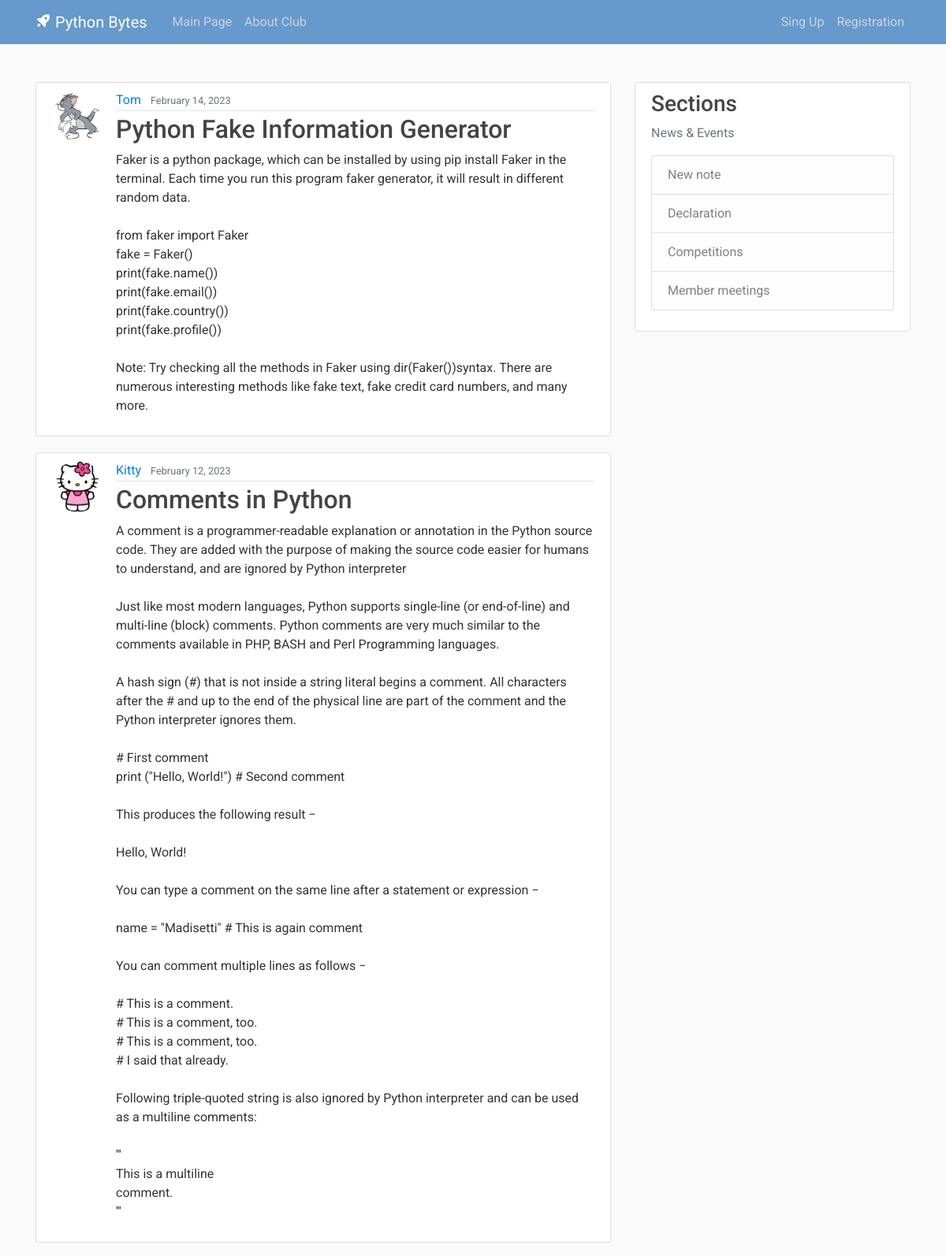
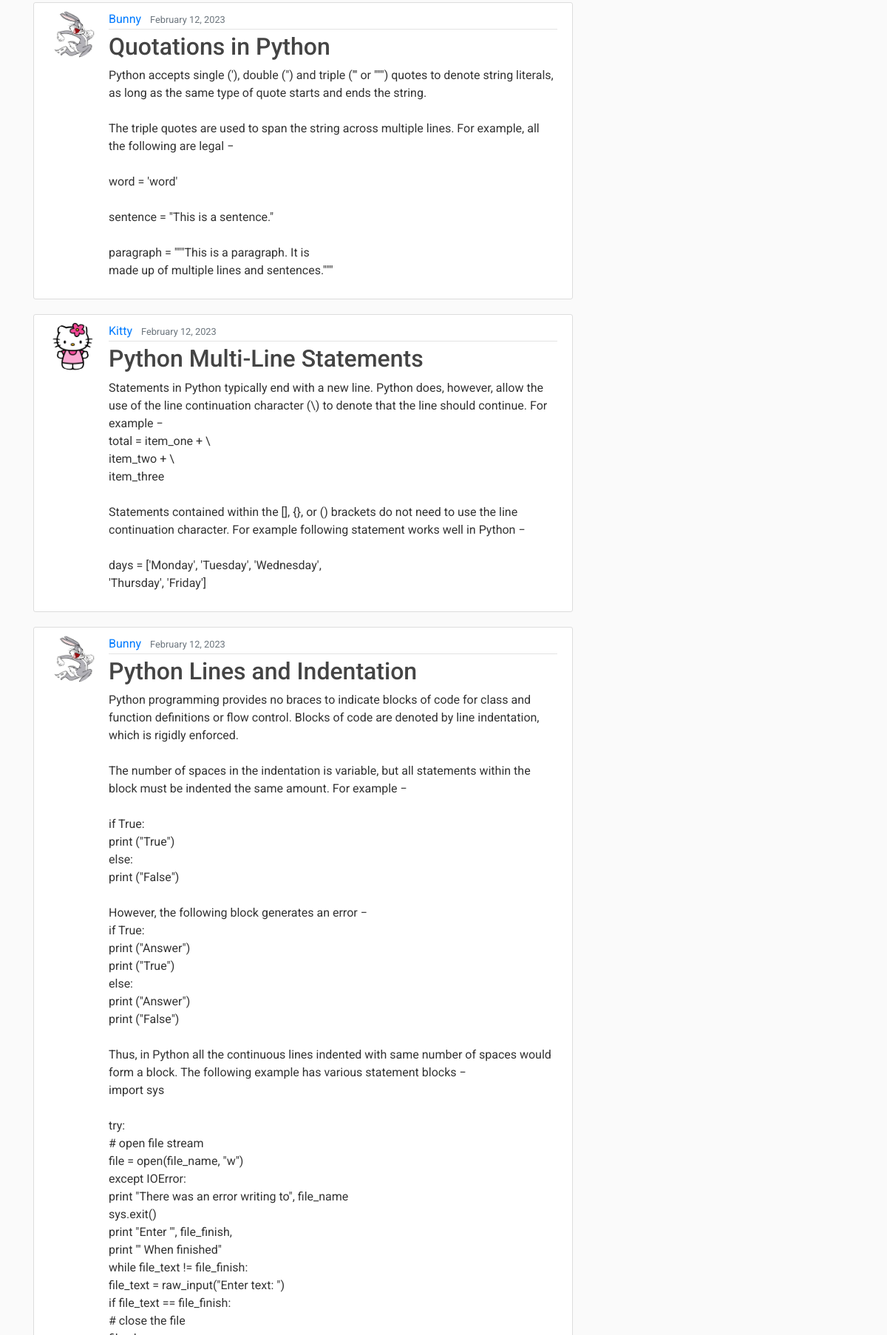
The page / (upper part) on the database its author committed (2 pictures, top to bottom).
### blog/models.py (models this page shows, shortened)
class Post(models.Model):
    title = models.CharField(max_length=100)
    content = models.TextField()
    date_posted = models.DateTimeField(default=timezone.now)
    author = models.ForeignKey(User, on_delete=models.CASCADE)

### users/models.py (models this page shows, shortened)
class Profile(models.Model):
    user = models.OneToOneField(User, on_delete=models.CASCADE)
    image = models.ImageField(default='default.jpg', upload_to='profile_pics')

### blog/views.py (the view)
# urls.py: path('', PostListView.as_view(), name='blog-home'),
class PostListView(ListView):
    model = Post
    template_name = 'blog/home.html'
    context_object_name = 'posts'
    ordering = ['-date_posted']
    paginate_by = 5

### blog/templates/blog/home.html (shortened to what this page needs)
﻿{% extends "blog/base.html" %}
{% block content %}
    {% for post in posts %}
        <article class="media content-section">
          <img class="rounded-circle article-img" src="{{ post.author.profile.image.url }}">
          <div class="media-body">
            <div class="article-metadata">
              <a class="mr-2" href="{% url 'user-posts' post.author.username %}">{{ post.author }}</a>
              <small class="text-muted">{{ post.date_posted|date:"F d, Y" }}</small>
            </div>
            <h2><a class="article-title" href="{% url 'post-detail' post.id %}">{{ post.title }}</a></h2>
            <p class="article-content">{{ post.content }}</p>
          </div>
        </article>
    {% endfor %}
{% endblock content %}

### blog/static/blog/main.css (style rules this page uses)
﻿body, html { width:100%; height:100% }
body { margin:0; padding:0; background: #fafafa; color: #333333; margin-top: 5rem; font-family:Roboto; }
h1, h2, h3, h4, h5, h6 { color: #444444; }
.content-section { background: #ffffff; padding: 10px 20px; border: 1px solid #dddddd; border-radius: 3px; margin-bottom: 20px; }
.article-title { color: #444444; }
.article-content { white-space: pre-line; }
.article-img { height: 65px; width: 65px; margin-right: 16px; }
.article-metadata { padding-bottom: 1px; margin-bottom: 4px; border-bottom: 1px solid #e3e3e3 }

### rows shown on the page
Post: author.profile.image (picture), author "Tom", date_posted "February 14, 2023", title "Python Fake Information Generator", content "Faker is a python package, which can be installed by using pip install Faker in the terminal. Each time you run this program faker generator, it will result in different random data. from faker import Faker fake = Faker() print(fake.name()) print(fake.email()) print(fake.country()) print(fake.profile()) Note: Try checking all the methods in Faker using dir(Faker())syntax. There are numerous interesting methods like fake text, fake credit card numbers, and many more."
Post: author.profile.image (picture), author "Kitty", date_posted "February 12, 2023", title "Comments in Python", content "A comment is a programmer-readable explanation or annotation in the Python source code. They are added with the purpose of making the source code easier for humans to understand, and are ignored by Python interpreter Just like most modern languages, Python supports single-line (or end-of-line) and multi-line (block) comments. Python comments are very much similar to the comments available in PHP, BASH and Perl Programming languages. A hash sign (#) that is not inside a string literal begins a comment. All characters after the # and up to the end of the physical line are part of the comment and the Python interpreter ignores them. # First comment print (\"Hello, World!\") # Second comment This…"
Post: author.profile.image (picture), author "Bunny", date_posted "February 12, 2023", title "Quotations in Python", content "Python accepts single ('), double (\") and triple (''' or \"\"\") quotes to denote string literals, as long as the same type of quote starts and ends the string. The triple quotes are used to span the string across multiple lines. For example, all the following are legal − word = 'word' sentence = \"This is a sentence.\" paragraph = \"\"\"This is a paragraph. It is made up of multiple lines and sentences.\"\"\""
Post: author.profile.image (picture), author "Kitty", date_posted "February 12, 2023", title "Python Multi-Line Statements", content "Statements in Python typically end with a new line. Python does, however, allow the use of the line continuation character (\\) to denote that the line should continue. For example − total = item_one + \\ item_two + \\ item_three Statements contained within the [], {}, or () brackets do not need to use the line continuation character. For example following statement works well in Python − days = ['Monday', 'Tuesday', 'Wednesday', 'Thursday', 'Friday']"
Post: author.profile.image (picture), author "Bunny", date_posted "February 12, 2023", title "Python Lines and Indentation"
